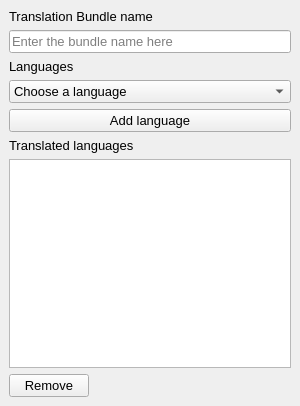
  <widget class="QDockWidget" name="dockWidget">
   <property name="sizePolicy">
    <sizepolicy hsizetype="Fixed" vsizetype="Preferred">
     <horstretch>0</horstretch>
     <verstretch>0</verstretch>
    </sizepolicy>
   </property>
   <property name="minimumSize">
    <size>
     <width>300</width>
     <height>406</height>
    </size>
   </property>
   <property name="font">
    <font>
     <pointsize>10</pointsize>
    </font>
   </property>
   <property name="features">
    <set>QDockWidget::NoDockWidgetFeatures</set>
   </property>
   <property name="allowedAreas">
    <set>Qt::LeftDockWidgetArea|Qt::RightDockWidgetArea</set>
   </property>
   <property name="windowTitle">
    <string>Languages</string>
   </property>
   <attribute name="dockWidgetArea">
    <number>1</number>
   </attribute>
   <widget class="QWidget" name="dockWidgetContents">
    <layout class="QVBoxLayout" name="verticalLayout">
     <item>
      <widget class="QLabel" name="label_4">
       <property name="text">
        <string>Translation Bundle name</string>
       </property>
      </widget>
     </item>
     <item>
      <widget class="QLineEdit" name="bundleName">
       <property name="placeholderText">
        <string>Enter the bundle name here</string>
       </property>
       <property name="clearButtonEnabled">
        <bool>true</bool>
       </property>
      </widget>
     </item>
     <item>
      <widget class="QLabel" name="label">
       <property name="font">
        <font>
         <pointsize>10</pointsize>
        </font>
       </property>
       <property name="text">
        <string>Languages</string>
       </property>
      </widget>
     </item>
     <item>
      <widget class="QComboBox" name="countryCode">
       <property name="font">
        <font>
         <pointsize>10</pointsize>
        </font>
       </property>
       <property name="editable">
        <bool>false</bool>
       </property>
       <item>
        <property name="text">
         <string>Choose a language</string>
        </property>
       </item>
       <item>
        <property name="text">
         <string>English (en)</string>
        </property>
       </item>
       <item>
        <property name="text">
         <string>Spanish (es)</string>
        </property>
       </item>
       <item>
        <property name="text">
         <string>Portuguese (pt)</string>
        </property>
       </item>
       <item>
        <property name="text">
         <string>French (fr)</string>
        </property>
       </item>
       <item>
        <property name="text">
         <string>German (de)</string>
        </property>
       </item>
       <item>
        <property name="text">
         <string>Chinese (zh)</string>
        </property>
       </item>
       <item>
        <property name="text">
         <string>Afar (aa)</string>
        </property>
       </item>
       <item>
        <property name="text">
         <string>Abkhazian (ab)</string>
        </property>
       </item>
       <item>
        <property name="text">
         <string>Avestan (ae)</string>
        </property>
       </item>
       <item>
        <property name="text">
         <string>Afrikaans (af)</string>
        </property>
       </item>
       <item>
        <property name="text">
         <string>Akan (ak)</string>
        </property>
       </item>
       <item>
        <property name="text">
         <string>Amharic (am)</string>
        </property>
       </item>
       <item>
        <property name="text">
         <string>Aragonese (an)</string>
        </property>
       </item>
       <item>
        <property name="text">
         <string>Arabic (ar)</string>
        </property>
       </item>
       <item>
        <property name="text">
         <string>Assamese (as)</string>
        </property>
       </item>
       <item>
        <property name="text">
         <string>Avaric (av)</string>
        </property>
       </item>
       <item>
        <property name="text">
         <string>Aymara (ay)</string>
        </property>
       </item>
       <item>
        <property name="text">
         <string>Azerbaijani (az)</string>
        </property>
       </item>
       <item>
        <property name="text">
         <string>Bashkir (ba)</string>
        </property>
       </item>
       <item>
        <property name="text">
         <string>Belarusian (be)</string>
        </property>
       </item>
       <item>
        <property name="text">
         <string>Bulgarian (bg)</string>
        </property>
       </item>
       <item>
        <property name="text">
         <string>Bihari (bh)</string>
        </property>
       </item>
       <item>
        <property name="text">
         <string>Bislama (bi)</string>
        </property>
       </item>
       <item>
        <property name="text">
         <string>Bambara (bm)</string>
        </property>
       </item>
       <item>
        <property name="text">
         <string>Bengali (bn)</string>
        </property>
       </item>
       <item>
        <property name="text">
         <string>Tibetan (bo)</string>
        </property>
       </item>
       <item>
        <property name="text">
         <string>Breton (br)</string>
        </property>
       </item>
       <item>
        <property name="text">
         <string>Bosnian (bs)</string>
        </property>
       </item>
       <item>
        <property name="text">
         <string>Catalan (ca)</string>
        </property>
       </item>
       <item>
        <property name="text">
         <string>Chechen (ce)</string>
        </property>
       </item>
       <item>
        <property name="text">
         <string>Chamorro (ch)</string>
        </property>
       </item>
       <item>
        <property name="text">
         <string>Corsican (co)</string>
        </property>
       </item>
       <item>
        <property name="text">
         <string>Cree (cr)</string>
        </property>
       </item>
       <item>
        <property name="text">
         <string>Czech (cs)</string>
        </property>
       </item>
       <item>
        <property name="text">
         <string>Old Church Slavonic (cu)</string>
        </property>
       </item>
       <item>
        <property name="text">
         <string>Chuvash (cv)</string>
        </property>
       </item>
       <item>
        <property name="text">
         <string>Welsh (cy)</string>
        </property>
       </item>
       <item>
        <property name="text">
         <string>Danish (da)</string>
        </property>
       </item>
       <item>
        <property name="text">
         <string>Divehi (dv)</string>
        </property>
       </item>
       <item>
        <property name="text">
         <string>Dzongkha (dz)</string>
        </property>
       </item>
       <item>
        <property name="text">
         <string>Ewe (ee)</string>
        </property>
       </item>
       <item>
        <property name="text">
         <string>Greek (el)</string>
        </property>
       </item>
       <item>
        <property name="text">
         <string>Esperanto (eo)</string>
        </property>
       </item>
       <item>
        <property name="text">
         <string>Estonian (et)</string>
        </property>
       </item>
       <item>
        <property name="text">
         <string>Basque (eu)</string>
        </property>
       </item>
       <item>
        <property name="text">
         <string>Persian (fa)</string>
        </property>
       </item>
       <item>
        <property name="text">
         <string>Fulah (ff)</string>
        </property>
       </item>
       <item>
        <property name="text">
         <string>Finnish (fi)</string>
        </property>
       </item>
       <item>
        <property name="text">
         <string>Fijian (fj)</string>
        </property>
       </item>
       <item>
        <property name="text">
         <string>Faroese (fo)</string>
        </property>
       </item>
       <item>
        <property name="text">
         <string>Western Frisian (fy)</string>
        </property>
       </item>
       <item>
        <property name="text">
         <string>Irish (ga)</string>
        </property>
       </item>
       <item>
        <property name="text">
         <string>Scottish Gaelic (gd)</string>
        </property>
       </item>
       <item>
        <property name="text">
         <string>Galician (gl)</string>
        </property>
       </item>
       <item>
        <property name="text">
         <string>Guarani (gn)</string>
        </property>
       </item>
       <item>
        <property name="text">
         <string>Gujarati (gu)</string>
        </property>
       </item>
       <item>
        <property name="text">
         <string>Manx (gv)</string>
        </property>
       </item>
       <item>
        <property name="text">
         <string>Hausa (ha)</string>
        </property>
       </item>
       <item>
        <property name="text">
         <string>Hebrew (he)</string>
        </property>
       </item>
       <item>
        <property name="text">
         <string>Hindi (hi)</string>
        </property>
       </item>
       <item>
        <property name="text">
         <string>Hiri Motu (ho)</string>
        </property>
       </item>
       <item>
        <property name="text">
         <string>Croatian (hr)</string>
        </property>
       </item>
       <item>
        <property name="text">
         <string>Haitian (ht)</string>
        </property>
       </item>
       <item>
        <property name="text">
         <string>Hungarian (hu)</string>
        </property>
       </item>
       <item>
        <property name="text">
         <string>Armenian (hy)</string>
        </property>
       </item>
       <item>
        <property name="text">
         <string>Herero (hz)</string>
        </property>
       </item>
       <item>
        <property name="text">
         <string>Interlingua (ia)</string>
        </property>
       </item>
       <item>
        <property name="text">
         <string>Indonesian (id)</string>
        </property>
       </item>
       <item>
        <property name="text">
         <string>Interlingue (ie)</string>
        </property>
       </item>
       <item>
        <property name="text">
         <string>Igbo (ig)</string>
        </property>
       </item>
       <item>
        <property name="text">
         <string>Sichuan Yi (ii)</string>
        </property>
       </item>
       <item>
        <property name="text">
         <string>Inupiaq (ik)</string>
        </property>
       </item>
       <item>
        <property name="text">
         <string>Ido (io)</string>
        </property>
       </item>
       <item>
        <property name="text">
         <string>Icelandic (is)</string>
        </property>
       </item>
       <item>
        <property name="text">
         <string>Italian (it)</string>
        </property>
       </item>
       <item>
        <property name="text">
         <string>Inuktitut (iu)</string>
        </property>
       </item>
       <item>
        <property name="text">
         <string>Japanese (ja)</string>
        </property>
       </item>
       <item>
        <property name="text">
         <string>Javanese (jv)</string>
        </property>
       </item>
       <item>
        <property name="text">
         <string>Georgian (ka)</string>
        </property>
       </item>
       <item>
        <property name="text">
         <string>Kongo (kg)</string>
        </property>
       </item>
       <item>
        <property name="text">
         <string>Kikuyu (ki)</string>
        </property>
       </item>
       <item>
        <property name="text">
         <string>Kwanyama (kj)</string>
        </property>
       </item>
       <item>
        <property name="text">
         <string>Kazakh (kk)</string>
        </property>
       </item>
       <item>
        <property name="text">
         <string>Kalaallisut (kl)</string>
        </property>
       </item>
       <item>
        <property name="text">
         <string>Khmer (km)</string>
        </property>
       </item>
       <item>
        <property name="text">
         <string>Kannada (kn)</string>
        </property>
       </item>
       <item>
        <property name="text">
         <string>Korean (ko)</string>
        </property>
       </item>
       <item>
        <property name="text">
         <string>Kanuri (kr)</string>
        </property>
       </item>
       <item>
        <property name="text">
         <string>Kashmiri (ks)</string>
        </property>
       </item>
       <item>
        <property name="text">
         <string>Kurdish (ku)</string>
        </property>
       </item>
       <item>
        <property name="text">
         <string>Komi (kv)</string>
        </property>
       </item>
       <item>
        <property name="text">
         <string>Cornish (kw)</string>
        </property>
       </item>
       <item>
        <property name="text">
         <string>Kirghiz (ky)</string>
        </property>
       </item>
       <item>
        <property name="text">
         <string>Latin (la)</string>
        </property>
       </item>
       <item>
        <property name="text">
         <string>Luxembourgish (lb)</string>
        </property>
       </item>
       <item>
        <property name="text">
         <string>Ganda (lg)</string>
        </property>
       </item>
       <item>
        <property name="text">
         <string>Limburgish (li)</string>
        </property>
       </item>
       <item>
        <property name="text">
         <string>Lingala (ln)</string>
        </property>
       </item>
       <item>
        <property name="text">
         <string>Lao (lo)</string>
        </property>
       </item>
       <item>
        <property name="text">
         <string>Lithuanian (lt)</string>
        </property>
       </item>
       <item>
        <property name="text">
         <string>Luba-Katanga (lu)</string>
        </property>
       </item>
       <item>
        <property name="text">
         <string>Latvian (lv)</string>
        </property>
       </item>
       <item>
        <property name="text">
         <string>Malagasy (mg)</string>
        </property>
       </item>
       <item>
        <property name="text">
         <string>Marshallese (mh)</string>
        </property>
       </item>
       <item>
        <property name="text">
         <string>Maori (mi)</string>
        </property>
       </item>
       <item>
        <property name="text">
         <string>Macedonian (mk)</string>
        </property>
       </item>
       <item>
        <property name="text">
         <string>Malayalam (ml)</string>
        </property>
       </item>
       <item>
        <property name="text">
         <string>Mongolian (mn)</string>
        </property>
       </item>
       <item>
        <property name="text">
         <string>Marathi (mr)</string>
        </property>
       </item>
       <item>
        <property name="text">
         <string>Malay (ms)</string>
        </property>
       </item>
       <item>
        <property name="text">
         <string>Maltese (mt)</string>
        </property>
       </item>
       <item>
        <property name="text">
         <string>Burmese (my)</string>
        </property>
       </item>
       <item>
        <property name="text">
         <string>Nauru (na)</string>
        </property>
       </item>
       <item>
        <property name="text">
         <string>Norwegian Bokmal (nb)</string>
        </property>
       </item>
       <item>
        <property name="text">
         <string>North Ndebele (nd)</string>
        </property>
       </item>
       <item>
        <property name="text">
         <string>Nepali (ne)</string>
        </property>
       </item>
       <item>
        <property name="text">
         <string>Ndonga (ng)</string>
        </property>
       </item>
       <item>
        <property name="text">
         <string>Dutch (nl)</string>
        </property>
       </item>
       <item>
        <property name="text">
         <string>Norwegian Nynorsk (nn)</string>
        </property>
       </item>
       <item>
        <property name="text">
         <string>Norwegian (no)</string>
        </property>
       </item>
       <item>
        <property name="text">
         <string>South Ndebele (nr)</string>
        </property>
       </item>
       <item>
        <property name="text">
         <string>Navajo (nv)</string>
        </property>
       </item>
       <item>
        <property name="text">
         <string>Chichewa (ny)</string>
        </property>
       </item>
       <item>
        <property name="text">
         <string>Occitan (oc)</string>
        </property>
       </item>
       <item>
        <property name="text">
         <string>Ojibwa (oj)</string>
        </property>
       </item>
       <item>
        <property name="text">
         <string>Oromo (om)</string>
        </property>
       </item>
       <item>
        <property name="text">
         <string>Oriya (or)</string>
        </property>
       </item>
       <item>
        <property name="text">
         <string>Ossetian (os)</string>
        </property>
       </item>
       <item>
        <property name="text">
         <string>Panjabi (pa)</string>
        </property>
       </item>
       <item>
        <property name="text">
         <string>Pali (pi)</string>
        </property>
       </item>
       <item>
        <property name="text">
         <string>Polish (pl)</string>
        </property>
       </item>
       <item>
        <property name="text">
         <string>Pashto (ps)</string>
        </property>
       </item>
       <item>
        <property name="text">
         <string>Quechua (qu)</string>
        </property>
       </item>
       <item>
        <property name="text">
         <string>Reunionese (rc)</string>
        </property>
       </item>
       <item>
        <property name="text">
         <string>Romansh (rm)</string>
        </property>
       </item>
       <item>
        <property name="text">
         <string>Kirundi (rn)</string>
        </property>
       </item>
       <item>
        <property name="text">
         <string>Romanian (ro)</string>
        </property>
       </item>
       <item>
        <property name="text">
         <string>Russian (ru)</string>
        </property>
       </item>
       <item>
        <property name="text">
         <string>Kinyarwanda (rw)</string>
        </property>
       </item>
       <item>
        <property name="text">
         <string>Sanskrit (sa)</string>
        </property>
       </item>
       <item>
        <property name="text">
         <string>Sardinian (sc)</string>
        </property>
       </item>
       <item>
        <property name="text">
         <string>Sindhi (sd)</string>
        </property>
       </item>
       <item>
        <property name="text">
         <string>Northern Sami (se)</string>
        </property>
       </item>
       <item>
        <property name="text">
         <string>Sango (sg)</string>
        </property>
       </item>
       <item>
        <property name="text">
         <string>Serbo-Croatian (sh)</string>
        </property>
       </item>
       <item>
        <property name="text">
         <string>Sinhalese (si)</string>
        </property>
       </item>
       <item>
        <property name="text">
         <string>Slovak (sk)</string>
        </property>
       </item>
       <item>
        <property name="text">
         <string>Slovenian (sl)</string>
        </property>
       </item>
       <item>
        <property name="text">
         <string>Samoan (sm)</string>
        </property>
       </item>
       <item>
        <property name="text">
         <string>Shona (sn)</string>
        </property>
       </item>
       <item>
        <property name="text">
         <string>Somali (so)</string>
        </property>
       </item>
       <item>
        <property name="text">
         <string>Albanian (sq)</string>
        </property>
       </item>
       <item>
        <property name="text">
         <string>Serbian (sr)</string>
        </property>
       </item>
       <item>
        <property name="text">
         <string>Swati (ss)</string>
        </property>
       </item>
       <item>
        <property name="text">
         <string>Sotho (st)</string>
        </property>
       </item>
       <item>
        <property name="text">
         <string>Sundanese (su)</string>
        </property>
       </item>
       <item>
        <property name="text">
         <string>Swedish (sv)</string>
        </property>
       </item>
       <item>
        <property name="text">
         <string>Swahili (sw)</string>
        </property>
       </item>
       <item>
        <property name="text">
         <string>Tamil (ta)</string>
        </property>
       </item>
       <item>
        <property name="text">
         <string>Telugu (te)</string>
        </property>
       </item>
       <item>
        <property name="text">
         <string>Tajik (tg)</string>
        </property>
       </item>
       <item>
        <property name="text">
         <string>Thai (th)</string>
        </property>
       </item>
       <item>
        <property name="text">
         <string>Tigrinya (ti)</string>
        </property>
       </item>
       <item>
        <property name="text">
         <string>Turkmen (tk)</string>
        </property>
       </item>
       <item>
        <property name="text">
         <string>Tagalog (tl)</string>
        </property>
       </item>
       <item>
        <property name="text">
         <string>Tswana (tn)</string>
        </property>
       </item>
       <item>
        <property name="text">
         <string>Tonga (to)</string>
        </property>
       </item>
       <item>
        <property name="text">
         <string>Turkish (tr)</string>
        </property>
       </item>
       <item>
        <property name="text">
         <string>Tsonga (ts)</string>
        </property>
       </item>
       <item>
        <property name="text">
         <string>Tatar (tt)</string>
        </property>
       </item>
       <item>
        <property name="text">
         <string>Twi (tw)</string>
        </property>
       </item>
       <item>
        <property name="text">
         <string>Tahitian (ty)</string>
        </property>
       </item>
       <item>
        <property name="text">
         <string>Uighur (ug)</string>
        </property>
       </item>
       <item>
        <property name="text">
         <string>Ukrainian (uk)</string>
        </property>
       </item>
       <item>
        <property name="text">
         <string>Urdu (ur)</string>
        </property>
       </item>
       <item>
        <property name="text">
         <string>Uzbek (uz)</string>
        </property>
       </item>
       <item>
        <property name="text">
         <string>Venda (ve)</string>
        </property>
       </item>
       <item>
        <property name="text">
         <string>Viet Namese (vi)</string>
        </property>
       </item>
       <item>
        <property name="text">
         <string>Volapuk (vo)</string>
        </property>
       </item>
       <item>
        <property name="text">
         <string>Walloon (wa)</string>
        </property>
       </item>
       <item>
        <property name="text">
         <string>Wolof (wo)</string>
        </property>
       </item>
       <item>
        <property name="text">
         <string>Xhosa (xh)</string>
        </property>
       </item>
       <item>
        <property name="text">
         <string>Yiddish (yi)</string>
        </property>
       </item>
       <item>
        <property name="text">
         <string>Yoruba (yo)</string>
        </property>
       </item>
       <item>
        <property name="text">
         <string>Zhuang (za)</string>
        </property>
       </item>
       <item>
        <property name="text">
         <string>Zulu (zu)</string>
        </property>
       </item>
      </widget>
     </item>
     <item>
      <widget class="QPushButton" name="addLanguage">
       <property name="text">
        <string>Add language</string>
       </property>
       <property name="icon">
        <iconset resource="images.qrc">
         <normaloff>:/new/prefix1/images/plus.png</normaloff>:/new/prefix1/images/plus.png</iconset>
       </property>
       <property name="iconSize">
        <size>
         <width>20</width>
         <height>20</height>
        </size>
       </property>
      </widget>
     </item>
     <item>
      <widget class="QLabel" name="label_2">
       <property name="font">
        <font>
         <pointsize>10</pointsize>
        </font>
       </property>
       <property name="text">
        <string>Translated languages</string>
       </property>
      </widget>
     </item>
     <item>
      <widget class="QListWidget" name="translatedLangList">
       <property name="font">
        <font>
         <pointsize>10</pointsize>
        </font>
       </property>
       <property name="alternatingRowColors">
        <bool>true</bool>
       </property>
      </widget>
     </item>
     <item>
      <layout class="QHBoxLayout" name="horizontalLayout_3">
       <item>
        <widget class="QPushButton" name="deleteTranslatedLang">
         <property name="text">
          <string>Remove</string>
         </property>
         <property name="icon">
          <iconset resource="images.qrc">
           <normaloff>:/new/prefix1/images/supprimer1.png</normaloff>:/new/prefix1/images/supprimer1.png</iconset>
         </property>
         <property name="iconSize">
          <size>
           <width>20</width>
           <height>20</height>
          </size>
         </property>
        </widget>
       </item>
       <item>
        <spacer name="horizontalSpacer_2">
         <property name="orientation">
          <enum>Qt::Horizontal</enum>
         </property>
         <property name="sizeHint" stdset="0">
          <size>
           <width>40</width>
           <height>20</height>
          </size>
         </property>
        </spacer>
       </item>
      </layout>
     </item>
    </layout>
   </widget>
  </widget>
